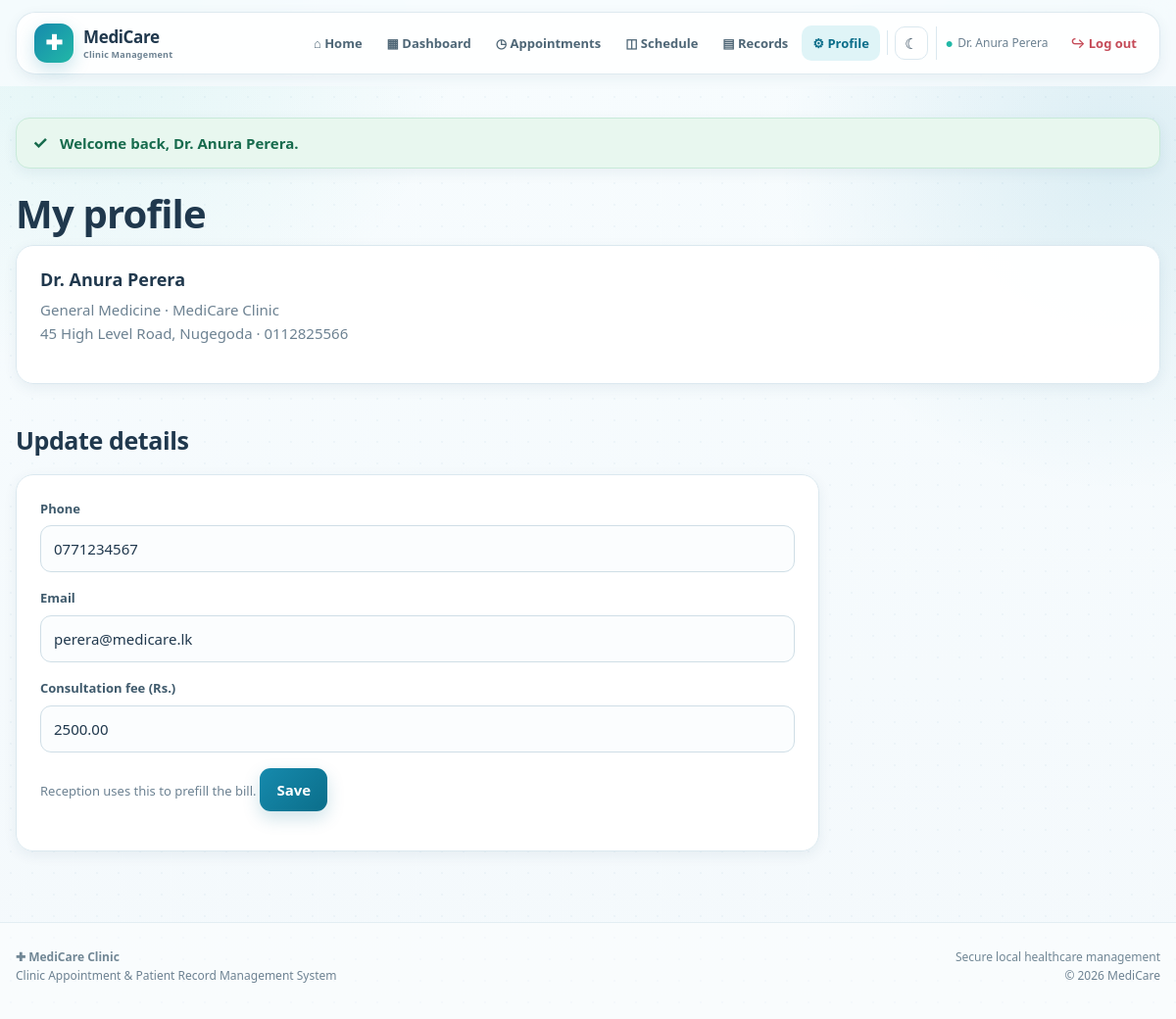
The page /index.php?page=doctor/profile (signed in) on the database its author committed.
### tables this page shows
CREATE TABLE doctor (
    Doctor_ID   INT AUTO_INCREMENT PRIMARY KEY,
    First_Name  VARCHAR(50) NOT NULL,
    Last_Name   VARCHAR(50) NOT NULL,
    Phone       VARCHAR(20),
    Email       VARCHAR(100),
    Special_ID  INT,
    Clinic_ID   INT,
    User_ID     INT,
    Consultation_Fee DECIMAL(10,2) DEFAULT 2500.00,
    CONSTRAINT fk_doctor_special FOREIGN KEY (Special_ID) REFERENCES specialization(Special_ID),
    CONSTRAINT fk_doctor_clinic  FOREIGN KEY (Clinic_ID)  REFERENCES clinic(Clinic_ID),
    CONSTRAINT fk_doctor_user    FOREIGN KEY (User_ID)    REFERENCES user_account(User_ID)
);

CREATE TABLE specialization (
    Special_ID   INT AUTO_INCREMENT PRIMARY KEY,
    Special_Name VARCHAR(100) NOT NULL,
    Description  VARCHAR(255)
);

CREATE TABLE clinic (
    Clinic_ID   INT AUTO_INCREMENT PRIMARY KEY,
    Clinic_Name VARCHAR(100) NOT NULL,
    Address     VARCHAR(200),
    Contact_No  VARCHAR(20)
);

### config/helpers.php (called while the page is built, shortened)
<?php
function e($value)
{
    return htmlspecialchars((string)$value, ENT_QUOTES, 'UTF-8');
}
function url($page = 'home')
{
    return 'index.php?page=' . $page;
}
function view($name, $data = [])
{
    extract($data);
    require __DIR__ . '/../views/layout/header.php';
    require __DIR__ . '/../views/' . $name . '.php';
    require __DIR__ . '/../views/layout/footer.php';
}

### controllers/DoctorController.php (called while the page is built, shortened)
<?php
class DoctorController
{
    private $pdo;
    public function __construct($pdo)
    {
        $this->pdo = $pdo;
    }
    public function profile()
    {
        $doctor = new Doctor($this->pdo);
        view('doctor/profile', [
            'doctor' => $doctor->find(ref_id()),
            'title'  => 'My Profile'
        ]);
    }
}

### index.php (called while the page is built, shortened)
<?php
require_once __DIR__ . '/config/database.php';
require_once __DIR__ . '/config/helpers.php';
require_once __DIR__ . '/models/People.php';
require_once __DIR__ . '/controllers/DoctorController.php';
$page = $_GET['page'] ?? 'home';
list($controllerName, $method) = $routes[$page];
$controller = new $controllerName($pdo);
$controller->$method();

### models/People.php (called while the page is built, shortened)
<?php
class Doctor
{
    private $pdo;
    public function __construct($pdo) { $this->pdo = $pdo; }
    public function find($id)
    {
        $stmt = $this->pdo->prepare(
            "SELECT d.*,
                    CONCAT('Dr. ',d.First_Name,' ',d.Last_Name) AS Doctor_Name,
                    s.Special_Name, c.Clinic_Name, c.Address, c.Contact_No
             FROM doctor d
             LEFT JOIN specialization s ON d.Special_ID = s.Special_ID
             LEFT JOIN clinic c         ON d.Clinic_ID  = c.Clinic_ID
             WHERE d.Doctor_ID = ?"
        );
        $stmt->execute([$id]);
        return $stmt->fetch();
    }
}

### views/doctor/profile.php (the view)
<h1>My profile</h1>
<div class="card">
    <h3><?= e($doctor['Doctor_Name']) ?></h3>
    <p class="muted">
        <?= e($doctor['Special_Name']) ?> &middot; <?= e($doctor['Clinic_Name']) ?><br>
        <?= e($doctor['Address']) ?> &middot; <?= e($doctor['Contact_No']) ?>
    </p>
</div>
<h2>Update details</h2>
<form class="card" method="POST" action="<?= url('doctor/profile') ?>">
    <label for="phone">Phone</label>
    <input type="text" name="phone" id="phone" value="<?= e($doctor['Phone']) ?>" required>
    <label for="email">Email</label>
    <input type="email" name="email" id="email" value="<?= e($doctor['Email']) ?>" required>
    <label for="fee">Consultation fee (Rs.)</label>
    <input type="text" name="fee" id="fee" value="<?= e($doctor['Consultation_Fee']) ?>" required>
    <span class="muted small">Reception uses this to prefill the bill.</span>
    <button type="submit" class="btn">Save</button>
</form>

### assets/css/style.css (style rules this page uses)
:root { --primary: #168aad; --primary-dark: #0b6e8a; --primary-deep: #075985; --primary-soft: #e8f7fb; --accent: #22b8a7; --page: #f4f9fc; --surface: #ffffff; --surface-soft: #f8fcfe; --text: #20384d; --muted: #6d8292; --line: #dbe8ef; --success: #16845b; --success-soft: #e8f7ef; --warning: #b7791f; --warning-soft: #fff5df; --danger: #c54b58; --danger-soft: #fff0f2; --shadow-sm: 0 4px 14px rgba(25, 73, 97, .07); --shadow: 0 12px 32px rgba(25, 73, 97, .10); --shadow-lg: 0 22px 55px rgba(25, 73, 97, .14); --radius: 18px; --radius-sm: 12px; --radius-lg: 28px; }
* { box-sizing: border-box; }
html { scroll-behavior: smooth; }
body { margin: 0; min-height: 100vh; background: radial-gradient(circle at 8% 0%, rgba(34,184,167,.10), transparent 25%), radial-gradient(circle at 95% 15%, rgba(22,138,173,.12), transparent 24%), linear-gradient(180deg, #f7fcfe 0%, var(--page) 100%); color: var(--text); font-family: "Segoe UI", system-ui, -apple-system, BlinkMacSystemFont, Arial, sans-serif; font-size: 15px; line-height: 1.6; }
body::before { content: ""; position: fixed; inset: 0; pointer-events: none; background-image: radial-gradient(rgba(7, 89, 133, .035) 1px, transparent 1px); background-size: 22px 22px; z-index: -1; }
button, input, select, textarea { font: inherit; }
button { cursor: pointer; }
h1, h2, h3 { color: var(--text); line-height: 1.2; }
h1 { margin: 0 0 8px; font-size: clamp(28px, 4vw, 40px); font-weight: 800; letter-spacing: -.8px; }
h2 { margin: 42px 0 20px; font-size: 25px; font-weight: 800; letter-spacing: -.4px; }
h3 { margin: 0 0 7px; font-size: 18px; font-weight: 750; }
p { margin-top: 0; }
.muted { color: var(--muted); }
.small { font-size: 13px; }
.card { display: block; padding: 24px; background: rgba(255,255,255,.96); border: 1px solid var(--line); border-radius: var(--radius); box-shadow: var(--shadow-sm); transition: transform .22s ease, box-shadow .22s ease, border-color .22s ease; }
.btn { display: inline-flex; align-items: center; justify-content: center; gap: 7px; min-height: 42px; padding: 10px 17px; border: 0; border-radius: 11px; background: linear-gradient(135deg, var(--primary), var(--primary-dark)); color: white !important; text-decoration: none !important; font-weight: 750; box-shadow: 0 7px 18px rgba(11,110,138,.20); transition: transform .18s ease, box-shadow .18s ease, filter .18s ease; }
form.card { max-width: 820px; }
label { display: block; margin: 0 0 7px; color: #3f5a6c; font-size: 13px; font-weight: 750; }
input, select, textarea { width: 100%; padding: 11px 13px; border: 1px solid #cfdee6; border-radius: 11px; background: #fbfdfe; color: var(--text); outline: none; transition: border-color .18s ease, box-shadow .18s ease, background .18s ease; }
form > input, form > select, form > textarea, form > .form-row, form > .slots, form > .inline-form, form > button, form > a { margin-bottom: 16px; }

### rows shown on the page
doctor: Special_ID.Special_Name "General Medicine", Clinic_ID.Clinic_Name "MediCare Clinic", Clinic_ID.Address "45 High Level Road, Nugegoda", Clinic_ID.Contact_No "0112825566", phone "0771234567", email "perera@medicare.lk", fee "2500.00"

### other values the page prints
user_name() "Dr. Anura Perera"
$flash['text'] "Welcome back, Dr. Anura Perera."
$doctor['Doctor_Name'] "Dr. Anura Perera"
